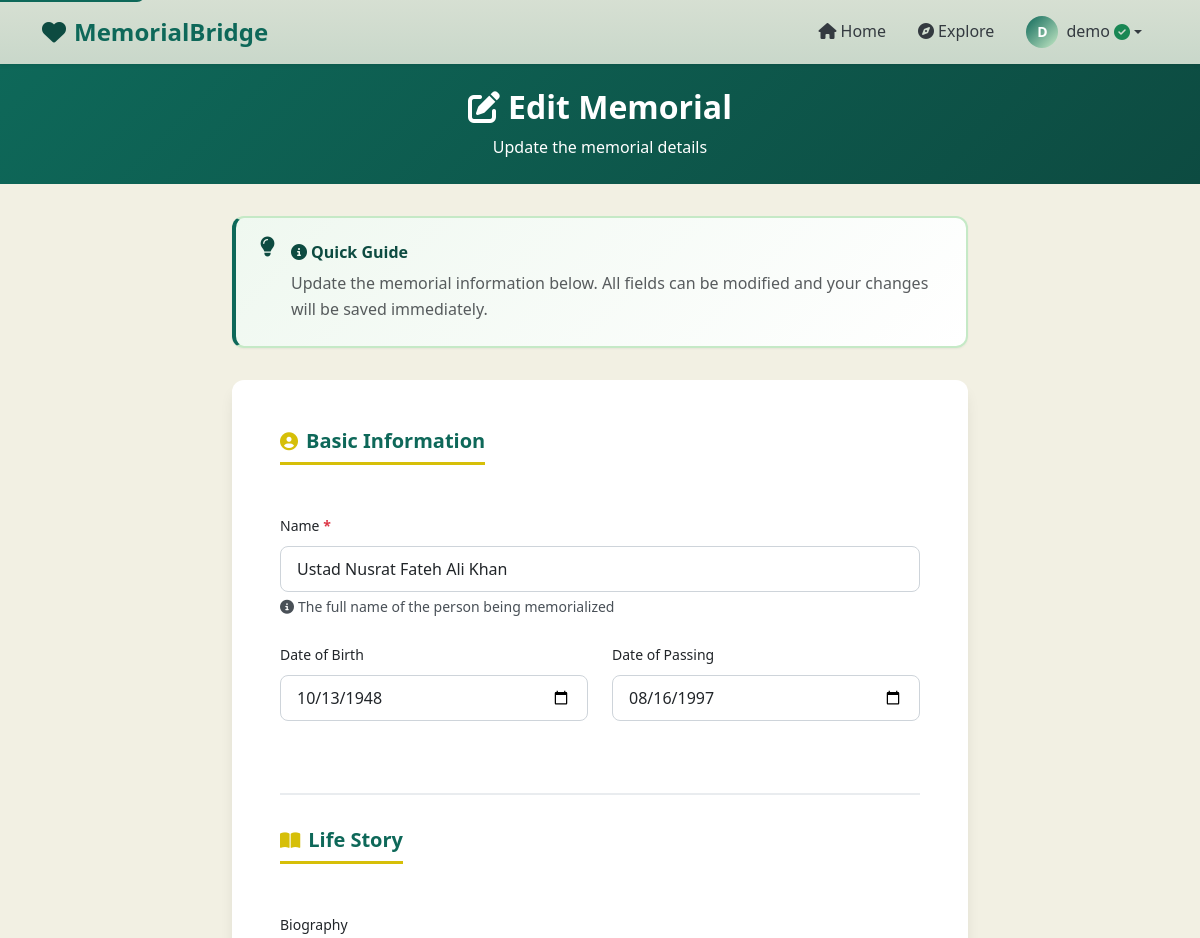
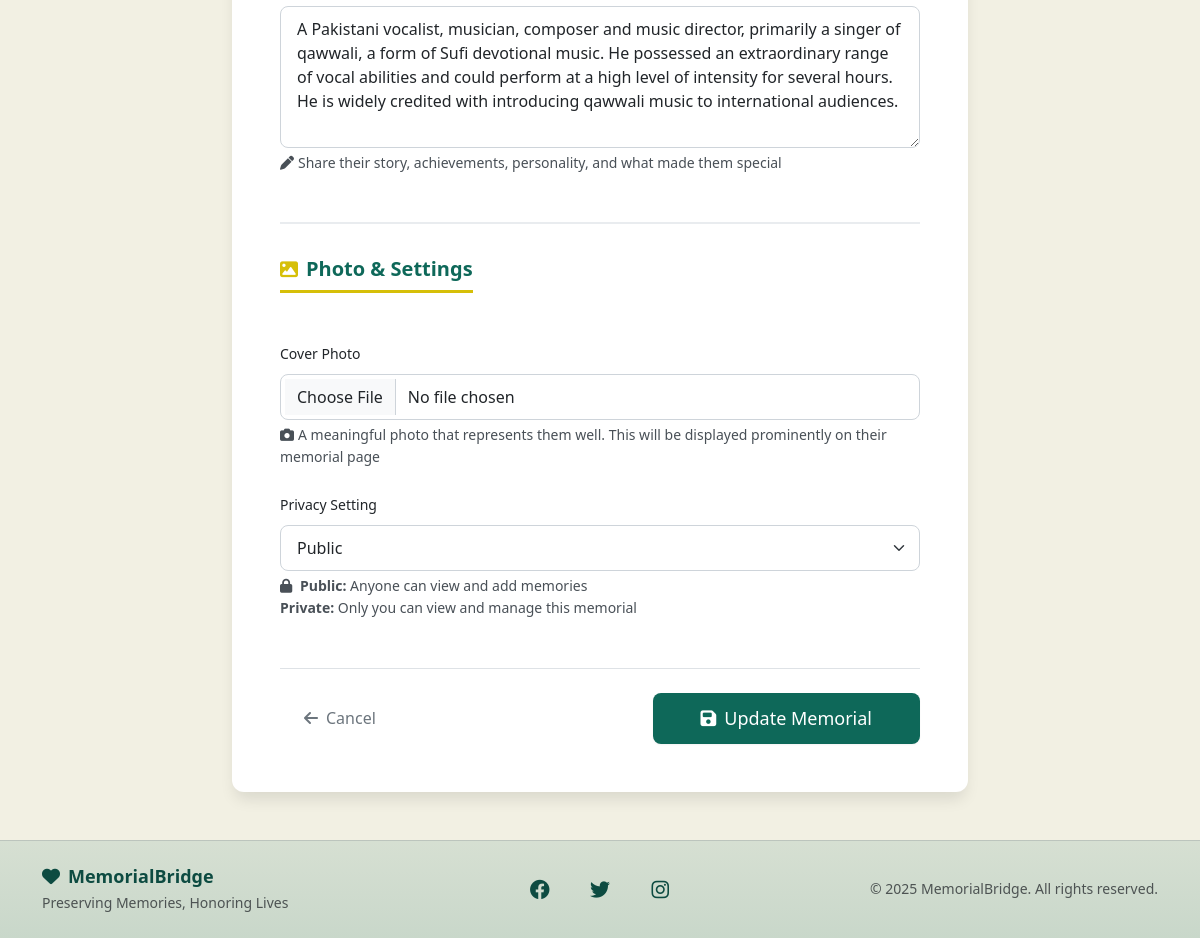
/m/ustad-nusrat-fateh-ali-khan/edit/ (signed in), run on the app's committed database (2 pictures, top to bottom).
### main_app/models.py (models this page shows, shortened)
class Memorial(models.Model):
    VISIBILITY_CHOICES = [
        ('public', 'Public'),
        ('private', 'Private'),
    ]
    owner = models.ForeignKey(UserProfile, on_delete=models.CASCADE, related_name='memorials')
    name = models.CharField(max_length=200)
    slug = models.SlugField(unique=True, blank=True)
    dob = models.DateField(null=True, blank=True, verbose_name="Date of Birth")
    dod = models.DateField(null=True, blank=True, verbose_name="Date of Passing")
    bio = models.TextField(blank=True, help_text="Biography or description")
    cover_image = models.ImageField(upload_to='memorial_covers/', blank=True, null=True)
    visibility = models.CharField(max_length=10, choices=VISIBILITY_CHOICES, default='public')
    donations_count = models.IntegerField(default=0)
    trees_planted_count = models.IntegerField(default=0)
    created_at = models.DateTimeField(auto_now_add=True)
    updated_at = models.DateTimeField(auto_now=True)
    class Meta:
        ordering = ['-created_at']

### main_app/views.py (the view)
# urls.py: path('m/<slug:slug>/edit/', views.edit_memorial, name='edit_memorial'),
@login_required
def edit_memorial(request, slug):
    memorial = get_object_or_404(Memorial, slug=slug)
    if memorial.owner.user != request.user:
        messages.error(request, "You don't have permission to edit this memorial.")
        return redirect('memorial_detail', slug=slug)
    if request.method == 'POST':
        form = MemorialForm(request.POST, request.FILES, instance=memorial)
        if form.is_valid():
            memorial = form.save()
            messages.success(request, f"Memorial for {memorial.name} updated successfully!")
            return redirect('memorial_detail', slug=memorial.slug)
    else:
        form = MemorialForm(instance=memorial)
    context = {
        'form': form,
        'memorial': memorial,
        'is_edit': True
    }
    return render(request, 'main_app/create_memorial.html', context)

### templates/main_app/create_memorial.html (shortened to what this page needs)
{% extends 'base.html' %}
{% load static %}
{% block content %}
<div class="create-memorial-header">
    <div class="container">
        <div class="row justify-content-center">
            <div class="col-lg-8 text-center text-white">
                <h1 class="h2 fw-bold mb-2">
                    <i class="fas fa-{% if is_edit %}edit{% else %}heart{% endif %} me-2"></i>{% if is_edit %}Edit{% else %}Create a{% endif %} Memorial
                </h1>
                <p class="mb-0">{% if is_edit %}Update the memorial details{% else %}Preserve a lasting tribute for someone special{% endif %}</p>
            </div>
        </div>
    </div>
</div>
<div class="container pb-5">
    <div class="row justify-content-center">
        <div class="col-lg-8">
            <div class="help-box">
                <div class="d-flex align-items-start">
                    <i class="fas fa-lightbulb fa-lg text-primary me-3 mt-1"></i>
                    <div>
                        <h6 class="fw-bold text-primary mb-2">
                            <i class="fas fa-info-circle me-1"></i>Quick Guide
                        </h6>
                        <p class="mb-0 text-muted">
                            {% if is_edit %}
                            Update the memorial information below. All fields can be modified and your changes will be saved immediately.
                            {% else %}
                            Creating a memorial is a meaningful way to preserve someone's memory and allow others to share their stories.
                            Fill out the form below with as much detail as you'd like. All fields can be edited later from your dashboard.
                            {% endif %}
                        </p>
                    </div>
                </div>
            </div>
            <div class="create-memorial-card">
                <div class="card-body p-4 p-md-5">
                    <form method="post" enctype="multipart/form-data">
                        <div class="form-section-wrapper">
                            <div class="mb-4">
                                <h3 class="form-section-title">
                                    <i class="fas fa-user-circle"></i>
                                    Basic Information
                                </h3>
                            </div>
                            <div class="mb-4">
                                <label for="{{ form.name.id_for_label }}" class="form-label">
                                    Name <span class="required-indicator">*</span>
                                </label>
                                {{ form.name }}
                                <div class="form-text">
                                    <i class="fas fa-info-circle me-1"></i>The full name of the person being memorialized
                                </div>
                            </div>
                            <div class="row">
                                <div class="col-md-6 mb-4">
                                    <label for="{{ form.dob.id_for_label }}" class="form-label">
                                        Date of Birth
                                    </label>
                                    {{ form.dob }}
                                </div>
                                <div class="col-md-6 mb-4">
                                    <label for="{{ form.dod.id_for_label }}" class="form-label">
                                        Date of Passing
                                    </label>
                                    {{ form.dod }}
                                </div>
                            </div>
                        </div>
                        <div class="section-divider"></div>
                        <div class="form-section-wrapper">
                            <div class="mb-4">
                                <h3 class="form-section-title">
                                    <i class="fas fa-book-open"></i>
                                    Life Story
                                </h3>
                            </div>
                            <div class="mb-4">
                                <label for="{{ form.bio.id_for_label }}" class="form-label">
                                    Biography
                                </label>
                                {{ form.bio }}
                                <div class="form-text">
                                    <i class="fas fa-pen me-1"></i>Share their story, achievements, personality, and what made them special
                                </div>
                            </div>
                        </div>
                        <div class="section-divider"></div>
                        <div class="form-section-wrapper">
                            <div class="mb-4">
                                <h3 class="form-section-title">
                                    <i class="fas fa-image"></i>
                                    Photo & Settings
                                </h3>
                            </div>
                            <div class="mb-4">
                                <label for="{{ form.cover_image.id_for_label }}" class="form-label">
                                    Cover Photo
                                </label>
                                {{ form.cover_image }}
                                <div class="form-text">
                                    <i class="fas fa-camera me-1"></i>A meaningful photo that represents them well. This will be displayed prominently on their memorial page
                                </div>
                            </div>
                            <div class="mb-4">
                                <label for="{{ form.visibility.id_for_label }}" class="form-label">
                                    Privacy Setting
                                </label>
                                {{ form.visibility }}
                                <div class="form-text">
                                    <i class="fas fa-lock me-1"></i>
                                    <strong>Public:</strong> Anyone can view and add memories<br>
                                    <strong>Private:</strong> Only you can view and manage this memorial
                                </div>
                            </div>
                        </div>
                        <div class="d-flex flex-column flex-sm-row justify-content-between align-items-center gap-3 mt-5 pt-4 border-top">
                            <a href="{% if is_edit %}{% url 'memorial_detail' memorial.slug %}{% else %}{% url 'dashboard' %}{% endif %}" class="btn btn-outline-secondary">
                                <i class="fas fa-arrow-left me-2"></i>Cancel
                            </a>
                            <button type="submit" class="btn btn-primary btn-lg px-5">
                                <i class="fas fa-{% if is_edit %}save{% else %}heart{% endif %} me-2"></i>{% if is_edit %}Update Memorial{% else %}Create Memorial{% endif %}
                            </button>
                        </div>
                    </form>
                </div>
            </div>
        </div>
    </div>
</div>
{% endblock %}

### templates/base.html (shortened to what this page needs)
{% load static %}
<!DOCTYPE html>
<html lang="en">
<head>
    <link href="https://cdn.jsdelivr.net/npm/bootstrap@5.3.0/dist/css/bootstrap.min.css" rel="stylesheet">
    <link rel="stylesheet" href="https://cdnjs.cloudflare.com/ajax/libs/font-awesome/6.4.0/css/all.min.css">
    <link rel="stylesheet" href="{% static 'css/main.css' %}">
</head>
<body>
    <nav class="navbar navbar-expand-lg navbar-light shadow-sm" style="background: linear-gradient(180deg, rgba(14, 104, 89, 0.12), rgba(14, 104, 89, 0.18));" aria-label="Main navigation">
        <div class="container">
            <a class="navbar-brand d-flex align-items-center" href="{% url 'home' %}">
                <i class="fas fa-heart text-primary me-2"></i>
                <span class="fw-bold">MemorialBridge</span>
            </a>
            <div class="collapse navbar-collapse" id="navbarNav">
                <ul class="navbar-nav ms-auto align-items-lg-center">
                    <li class="nav-item">
                        <a class="nav-link {% if request.path == '/' %}active{% endif %}"
                           href="{% url 'home' %}">
                            <i class="fas fa-home me-1"></i>Home
                        </a>
                    </li>
                    <li class="nav-item">
                        <a class="nav-link {% if 'explore' in request.path %}active{% endif %}"
                           href="{% url 'explore' %}">
                            <i class="fas fa-compass me-1"></i>Explore
                        </a>
                    </li>
                    {% if user.is_authenticated %}
                    <li class="nav-item dropdown">
                        <a class="nav-link dropdown-toggle d-flex align-items-center" href="#"
                           id="userDropdown" role="button" data-bs-toggle="dropdown" aria-expanded="false">
                            <div class="user-avatar me-2">
                                {{ user.username|first|upper }}
                            </div>
                            <span>{{ user.username }}</span>
                            {% if user.userprofile.verified %}
                            <i class="fas fa-check-circle text-success ms-1"
                               data-bs-toggle="tooltip" title="Verified Account"></i>
                            {% endif %}
                        </a>
                    </li>
                    {% endif %}
                </ul>
            </div>
        </div>
    </nav>
    <main id="main-content">
        {% block content %}{% endblock %}
    </main>
    <footer class="text-dark" style="background: linear-gradient(180deg, rgba(14, 104, 89, 0.12), rgba(14, 104, 89, 0.18));">
        <div class="border-top border-secondary border-opacity-25">
            <div class="container py-4">
                <div class="row align-items-center">
                    <div class="col-md-4 text-center text-md-start mb-3 mb-md-0">
                        <h5 class="mb-1 text-primary"><i class="fas fa-heart me-2"></i>MemorialBridge</h5>
                        <p class="mb-0 small text-muted">Preserving Memories, Honoring Lives</p>
                    </div>
                    <div class="col-md-4 text-center mb-3 mb-md-0">
                        <div class="social-links">
                            <a href="https://www.facebook.com/MemorialBridge" target="_blank" rel="noopener noreferrer" class="text-primary me-3 fs-5" aria-label="Facebook"><i class="fab fa-facebook"></i></a>
                            <a href="#" class="text-primary me-3 fs-5" aria-label="Twitter"><i class="fab fa-twitter"></i></a>
                            <a href="https://www.instagram.com/the.memorial.bridge" target="_blank" rel="noopener noreferrer" class="text-primary fs-5" aria-label="Instagram"><i class="fab fa-instagram"></i></a>
                        </div>
                    </div>
                    <div class="col-md-4 text-center text-md-end">
                        <p class="mb-0 small text-muted">&copy; 2025 MemorialBridge. All rights reserved.</p>
                    </div>
                </div>
            </div>
        </div>
    </footer>
</body>
</html>

### data on the page
Memorial: name "Ustad Nusrat Fateh Ali Khan", dob "10/13/1948", dod "08/16/1997", bio "A Pakistani vocalist, musician, composer and music director, primarily a singer of qawwali, a form of Sufi devotional music. He possessed an extraordinary range of vocal abilities and could perform at a high level of intensity for several hours. He is widely credited with introducing qawwali music to international audiences.", visibility "Public"

### other printed values
{{ user.username|first|upper }} "D"
{{ user.username }} "demo"
